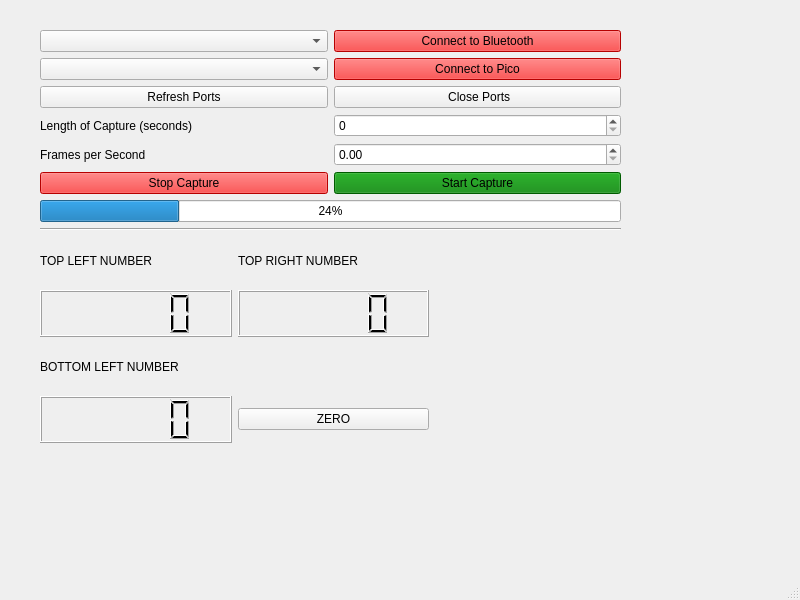
<?xml version="1.0" encoding="UTF-8"?>
<ui version="4.0">
 <class>MainWindow</class>
 <widget class="QMainWindow" name="MainWindow">
  <property name="geometry">
   <rect>
    <x>0</x>
    <y>0</y>
    <width>800</width>
    <height>600</height>
   </rect>
  </property>
  <property name="windowTitle">
   <string>MainWindow</string>
  </property>
  <widget class="QWidget" name="centralwidget">
   <widget class="QWidget" name="verticalLayoutWidget_7">
    <property name="geometry">
     <rect>
      <x>40</x>
      <y>30</y>
      <width>581</width>
      <height>433</height>
     </rect>
    </property>
    <layout class="QVBoxLayout" name="verticalLayout_8">
     <item>
      <layout class="QGridLayout" name="gridLayout">
       <item row="2" column="0">
        <widget class="QComboBox" name="PicoPorts"/>
       </item>
       <item row="0" column="0">
        <widget class="QComboBox" name="HC06Ports"/>
       </item>
       <item row="2" column="1">
        <widget class="QPushButton" name="PicoButton">
         <property name="styleSheet">
          <string notr="true">background-color: red</string>
         </property>
         <property name="text">
          <string>Connect to Pico</string>
         </property>
        </widget>
       </item>
       <item row="3" column="1">
        <widget class="QPushButton" name="btnClosPort">
         <property name="text">
          <string> Close Ports</string>
         </property>
        </widget>
       </item>
       <item row="3" column="0">
        <widget class="QPushButton" name="btnRefreshPorts">
         <property name="text">
          <string>Refresh Ports</string>
         </property>
        </widget>
       </item>
       <item row="0" column="1">
        <widget class="QPushButton" name="HC06Button">
         <property name="styleSheet">
          <string notr="true">background-color: red
</string>
         </property>
         <property name="text">
          <string>Connect to Bluetooth</string>
         </property>
        </widget>
       </item>
      </layout>
     </item>
     <item>
      <layout class="QGridLayout" name="gridLayout_3">
       <item row="2" column="0">
        <widget class="QPushButton" name="btnStop">
         <property name="styleSheet">
          <string notr="true">background-color: red</string>
         </property>
         <property name="text">
          <string>Stop Capture</string>
         </property>
        </widget>
       </item>
       <item row="1" column="0">
        <widget class="QLabel" name="label">
         <property name="text">
          <string>Frames per Second</string>
         </property>
        </widget>
       </item>
       <item row="2" column="1">
        <widget class="QPushButton" name="btnStart">
         <property name="styleSheet">
          <string notr="true">background-color: green</string>
         </property>
         <property name="text">
          <string>Start Capture</string>
         </property>
        </widget>
       </item>
       <item row="0" column="1">
        <widget class="QSpinBox" name="captureLengthSeconds">
         <property name="minimumSize">
          <size>
           <width>166</width>
           <height>21</height>
          </size>
         </property>
        </widget>
       </item>
       <item row="0" column="0">
        <widget class="QLabel" name="label_2">
         <property name="text">
          <string>Length of Capture (seconds)</string>
         </property>
        </widget>
       </item>
       <item row="1" column="1">
        <widget class="QDoubleSpinBox" name="framesPerSecond"/>
       </item>
      </layout>
     </item>
     <item>
      <layout class="QVBoxLayout" name="verticalLayout">
       <item>
        <widget class="QProgressBar" name="progressBar">
         <property name="value">
          <number>24</number>
         </property>
        </widget>
       </item>
       <item>
        <widget class="Line" name="line">
         <property name="orientation">
          <enum>Qt::Orientation::Horizontal</enum>
         </property>
        </widget>
       </item>
       <item>
        <layout class="QGridLayout" name="gridLayout_2">
         <item row="2" column="2">
          <spacer name="verticalSpacer_3">
           <property name="orientation">
            <enum>Qt::Orientation::Vertical</enum>
           </property>
           <property name="sizeHint" stdset="0">
            <size>
             <width>20</width>
             <height>40</height>
            </size>
           </property>
          </spacer>
         </item>
         <item row="4" column="2">
          <spacer name="verticalSpacer">
           <property name="orientation">
            <enum>Qt::Orientation::Vertical</enum>
           </property>
           <property name="sizeHint" stdset="0">
            <size>
             <width>20</width>
             <height>40</height>
            </size>
           </property>
          </spacer>
         </item>
         <item row="5" column="2">
          <spacer name="horizontalSpacer_3">
           <property name="orientation">
            <enum>Qt::Orientation::Horizontal</enum>
           </property>
           <property name="sizeHint" stdset="0">
            <size>
             <width>40</width>
             <height>20</height>
            </size>
           </property>
          </spacer>
         </item>
         <item row="5" column="0">
          <spacer name="horizontalSpacer_2">
           <property name="orientation">
            <enum>Qt::Orientation::Horizontal</enum>
           </property>
           <property name="sizeHint" stdset="0">
            <size>
             <width>40</width>
             <height>20</height>
            </size>
           </property>
          </spacer>
         </item>
         <item row="4" column="0">
          <widget class="QLCDNumber" name="botLeftNum"/>
         </item>
         <item row="1" column="2">
          <spacer name="verticalSpacer_2">
           <property name="orientation">
            <enum>Qt::Orientation::Vertical</enum>
           </property>
           <property name="sizeHint" stdset="0">
            <size>
             <width>20</width>
             <height>40</height>
            </size>
           </property>
          </spacer>
         </item>
         <item row="4" column="1">
          <widget class="QPushButton" name="btnZero">
           <property name="text">
            <string>ZERO</string>
           </property>
          </widget>
         </item>
         <item row="0" column="0">
          <widget class="QLabel" name="topLeftNumLabel">
           <property name="text">
            <string>TOP LEFT NUMBER</string>
           </property>
          </widget>
         </item>
         <item row="2" column="0">
          <widget class="QLabel" name="botLeftNumLabel">
           <property name="text">
            <string>BOTTOM LEFT NUMBER</string>
           </property>
          </widget>
         </item>
         <item row="1" column="0">
          <widget class="QLCDNumber" name="topLeftNum"/>
         </item>
         <item row="1" column="1">
          <widget class="QLCDNumber" name="topRightNum"/>
         </item>
         <item row="0" column="1">
          <widget class="QLabel" name="topRightNumLabel">
           <property name="text">
            <string>TOP RIGHT NUMBER</string>
           </property>
          </widget>
         </item>
         <item row="5" column="1">
          <spacer name="horizontalSpacer">
           <property name="orientation">
            <enum>Qt::Orientation::Horizontal</enum>
           </property>
           <property name="sizeHint" stdset="0">
            <size>
             <width>40</width>
             <height>20</height>
            </size>
           </property>
          </spacer>
         </item>
         <item row="0" column="2">
          <spacer name="verticalSpacer_4">
           <property name="orientation">
            <enum>Qt::Orientation::Vertical</enum>
           </property>
           <property name="sizeHint" stdset="0">
            <size>
             <width>20</width>
             <height>40</height>
            </size>
           </property>
          </spacer>
         </item>
        </layout>
       </item>
      </layout>
     </item>
    </layout>
   </widget>
  </widget>
  <widget class="QMenuBar" name="menubar">
   <property name="geometry">
    <rect>
     <x>0</x>
     <y>0</y>
     <width>800</width>
     <height>24</height>
    </rect>
   </property>
  </widget>
  <widget class="QStatusBar" name="statusbar"/>
 </widget>
 <resources/>
 <connections/>
</ui>
